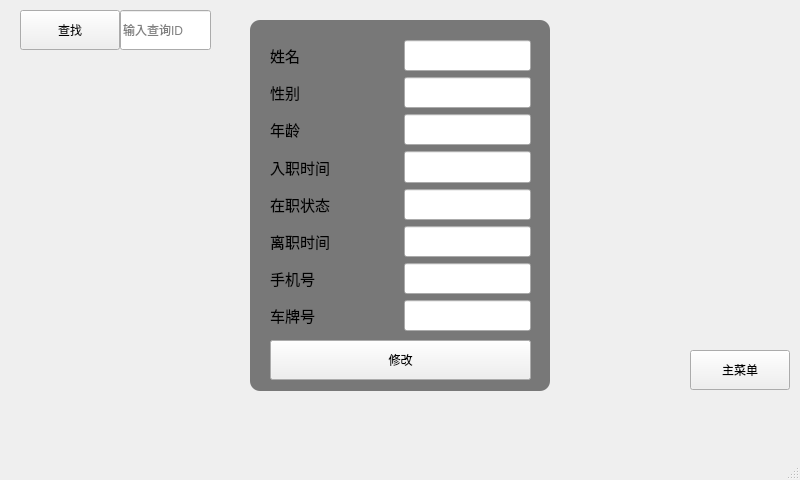
<?xml version="1.0" encoding="UTF-8"?>
<ui version="4.0">
 <class>alterwindow</class>
 <widget class="QMainWindow" name="alterwindow">
  <property name="geometry">
   <rect>
    <x>0</x>
    <y>0</y>
    <width>800</width>
    <height>480</height>
   </rect>
  </property>
  <property name="minimumSize">
   <size>
    <width>800</width>
    <height>480</height>
   </size>
  </property>
  <property name="maximumSize">
   <size>
    <width>800</width>
    <height>480</height>
   </size>
  </property>
  <property name="windowTitle">
   <string>员工后台管理系统</string>
  </property>
  <property name="windowIcon">
   <iconset resource="photo.qrc">
    <normaloff>:/2.png</normaloff>:/2.png</iconset>
  </property>
  <property name="styleSheet">
   <string notr="true">
QWidget#widget
{
	background-color: rgba(0, 0, 0,0.5);
	border:none;
	border-radius:10px;
}
QMainWindow#alterwindow
{
border-image: url(:/5.png);
}</string>
  </property>
  <widget class="QWidget" name="centralwidget">
   <widget class="QPushButton" name="alterFindButton">
    <property name="geometry">
     <rect>
      <x>20</x>
      <y>10</y>
      <width>100</width>
      <height>40</height>
     </rect>
    </property>
    <property name="text">
     <string>查找</string>
    </property>
   </widget>
   <widget class="QLineEdit" name="alterIdEdit">
    <property name="geometry">
     <rect>
      <x>120</x>
      <y>10</y>
      <width>91</width>
      <height>40</height>
     </rect>
    </property>
    <property name="placeholderText">
     <string>输入查询ID</string>
    </property>
   </widget>
   <widget class="QWidget" name="widget" native="true">
    <property name="geometry">
     <rect>
      <x>250</x>
      <y>20</y>
      <width>300</width>
      <height>371</height>
     </rect>
    </property>
    <widget class="QPushButton" name="alterAllButton">
     <property name="geometry">
      <rect>
       <x>20</x>
       <y>320</y>
       <width>261</width>
       <height>40</height>
      </rect>
     </property>
     <property name="text">
      <string>修改</string>
     </property>
    </widget>
    <widget class="QWidget" name="layoutWidget">
     <property name="geometry">
      <rect>
       <x>20</x>
       <y>20</y>
       <width>261</width>
       <height>291</height>
      </rect>
     </property>
     <layout class="QVBoxLayout" name="verticalLayout">
      <item>
       <layout class="QHBoxLayout" name="horizontalLayout_2">
        <item>
         <widget class="QLabel" name="alterNamelabel">
          <property name="sizePolicy">
           <sizepolicy hsizetype="Expanding" vsizetype="Preferred">
            <horstretch>0</horstretch>
            <verstretch>0</verstretch>
           </sizepolicy>
          </property>
          <property name="font">
           <font>
            <family>Agency FB</family>
            <pointsize>11</pointsize>
           </font>
          </property>
          <property name="text">
           <string>姓名    </string>
          </property>
         </widget>
        </item>
        <item>
         <widget class="QLineEdit" name="alterNameEdit">
          <property name="sizePolicy">
           <sizepolicy hsizetype="Expanding" vsizetype="Preferred">
            <horstretch>0</horstretch>
            <verstretch>0</verstretch>
           </sizepolicy>
          </property>
          <property name="placeholderText">
           <string/>
          </property>
         </widget>
        </item>
       </layout>
      </item>
      <item>
       <layout class="QHBoxLayout" name="horizontalLayout_3">
        <item>
         <widget class="QLabel" name="alterGenderlabel">
          <property name="sizePolicy">
           <sizepolicy hsizetype="Expanding" vsizetype="Preferred">
            <horstretch>0</horstretch>
            <verstretch>0</verstretch>
           </sizepolicy>
          </property>
          <property name="font">
           <font>
            <family>Agency FB</family>
            <pointsize>11</pointsize>
           </font>
          </property>
          <property name="text">
           <string>性别</string>
          </property>
         </widget>
        </item>
        <item>
         <widget class="QLineEdit" name="alterGenderEdit">
          <property name="sizePolicy">
           <sizepolicy hsizetype="Expanding" vsizetype="Preferred">
            <horstretch>0</horstretch>
            <verstretch>0</verstretch>
           </sizepolicy>
          </property>
          <property name="placeholderText">
           <string/>
          </property>
         </widget>
        </item>
       </layout>
      </item>
      <item>
       <layout class="QHBoxLayout" name="horizontalLayout_4">
        <item>
         <widget class="QLabel" name="alterAgelabel">
          <property name="sizePolicy">
           <sizepolicy hsizetype="Expanding" vsizetype="Preferred">
            <horstretch>0</horstretch>
            <verstretch>0</verstretch>
           </sizepolicy>
          </property>
          <property name="font">
           <font>
            <family>Agency FB</family>
            <pointsize>11</pointsize>
           </font>
          </property>
          <property name="text">
           <string>年龄</string>
          </property>
         </widget>
        </item>
        <item>
         <widget class="QLineEdit" name="alterAgeEdit">
          <property name="sizePolicy">
           <sizepolicy hsizetype="Expanding" vsizetype="Preferred">
            <horstretch>0</horstretch>
            <verstretch>0</verstretch>
           </sizepolicy>
          </property>
          <property name="placeholderText">
           <string/>
          </property>
         </widget>
        </item>
       </layout>
      </item>
      <item>
       <layout class="QHBoxLayout" name="horizontalLayout_5">
        <item>
         <widget class="QLabel" name="alterInTimelabel">
          <property name="sizePolicy">
           <sizepolicy hsizetype="Expanding" vsizetype="Preferred">
            <horstretch>0</horstretch>
            <verstretch>0</verstretch>
           </sizepolicy>
          </property>
          <property name="font">
           <font>
            <family>Agency FB</family>
            <pointsize>11</pointsize>
           </font>
          </property>
          <property name="text">
           <string>入职时间</string>
          </property>
         </widget>
        </item>
        <item>
         <widget class="QLineEdit" name="alterInTimeEdit">
          <property name="sizePolicy">
           <sizepolicy hsizetype="Expanding" vsizetype="Preferred">
            <horstretch>0</horstretch>
            <verstretch>0</verstretch>
           </sizepolicy>
          </property>
          <property name="placeholderText">
           <string/>
          </property>
         </widget>
        </item>
       </layout>
      </item>
      <item>
       <layout class="QHBoxLayout" name="horizontalLayout_6">
        <item>
         <widget class="QLabel" name="alterStateTimelabel">
          <property name="sizePolicy">
           <sizepolicy hsizetype="Expanding" vsizetype="Preferred">
            <horstretch>0</horstretch>
            <verstretch>0</verstretch>
           </sizepolicy>
          </property>
          <property name="font">
           <font>
            <family>Agency FB</family>
            <pointsize>11</pointsize>
           </font>
          </property>
          <property name="text">
           <string>在职状态</string>
          </property>
         </widget>
        </item>
        <item>
         <widget class="QLineEdit" name="alterStateTimeEdit">
          <property name="sizePolicy">
           <sizepolicy hsizetype="Expanding" vsizetype="Preferred">
            <horstretch>0</horstretch>
            <verstretch>0</verstretch>
           </sizepolicy>
          </property>
          <property name="placeholderText">
           <string/>
          </property>
         </widget>
        </item>
       </layout>
      </item>
      <item>
       <layout class="QHBoxLayout" name="horizontalLayout_7">
        <item>
         <widget class="QLabel" name="alterQuitTimelabel">
          <property name="sizePolicy">
           <sizepolicy hsizetype="Expanding" vsizetype="Preferred">
            <horstretch>0</horstretch>
            <verstretch>0</verstretch>
           </sizepolicy>
          </property>
          <property name="font">
           <font>
            <family>Agency FB</family>
            <pointsize>11</pointsize>
           </font>
          </property>
          <property name="text">
           <string>离职时间</string>
          </property>
         </widget>
        </item>
        <item>
         <widget class="QLineEdit" name="alterQuitTimeEdit">
          <property name="sizePolicy">
           <sizepolicy hsizetype="Expanding" vsizetype="Preferred">
            <horstretch>0</horstretch>
            <verstretch>0</verstretch>
           </sizepolicy>
          </property>
          <property name="placeholderText">
           <string/>
          </property>
         </widget>
        </item>
       </layout>
      </item>
      <item>
       <layout class="QHBoxLayout" name="horizontalLayout_8">
        <item>
         <widget class="QLabel" name="alterCalllabel">
          <property name="sizePolicy">
           <sizepolicy hsizetype="Expanding" vsizetype="Preferred">
            <horstretch>0</horstretch>
            <verstretch>0</verstretch>
           </sizepolicy>
          </property>
          <property name="font">
           <font>
            <family>Agency FB</family>
            <pointsize>11</pointsize>
           </font>
          </property>
          <property name="text">
           <string>手机号</string>
          </property>
         </widget>
        </item>
        <item>
         <widget class="QLineEdit" name="alterCallEdit">
          <property name="sizePolicy">
           <sizepolicy hsizetype="Expanding" vsizetype="Preferred">
            <horstretch>0</horstretch>
            <verstretch>0</verstretch>
           </sizepolicy>
          </property>
          <property name="placeholderText">
           <string/>
          </property>
         </widget>
        </item>
       </layout>
      </item>
      <item>
       <layout class="QHBoxLayout" name="horizontalLayout_9">
        <item>
         <widget class="QLabel" name="alterCarlabel">
          <property name="sizePolicy">
           <sizepolicy hsizetype="Expanding" vsizetype="Preferred">
            <horstretch>0</horstretch>
            <verstretch>0</verstretch>
           </sizepolicy>
          </property>
          <property name="font">
           <font>
            <family>Agency FB</family>
            <pointsize>11</pointsize>
           </font>
          </property>
          <property name="text">
           <string>车牌号</string>
          </property>
         </widget>
        </item>
        <item>
         <widget class="QLineEdit" name="alterCarEdit">
          <property name="sizePolicy">
           <sizepolicy hsizetype="Expanding" vsizetype="Preferred">
            <horstretch>0</horstretch>
            <verstretch>0</verstretch>
           </sizepolicy>
          </property>
          <property name="placeholderText">
           <string/>
          </property>
         </widget>
        </item>
       </layout>
      </item>
     </layout>
    </widget>
   </widget>
   <widget class="QPushButton" name="backButton3">
    <property name="geometry">
     <rect>
      <x>690</x>
      <y>350</y>
      <width>100</width>
      <height>40</height>
     </rect>
    </property>
    <property name="text">
     <string>主菜单</string>
    </property>
   </widget>
   <widget class="RollText" name="widgetFind" native="true">
    <property name="geometry">
     <rect>
      <x>0</x>
      <y>400</y>
      <width>801</width>
      <height>51</height>
     </rect>
    </property>
   </widget>
  </widget>
  <widget class="QMenuBar" name="menubar">
   <property name="geometry">
    <rect>
     <x>0</x>
     <y>0</y>
     <width>800</width>
     <height>26</height>
    </rect>
   </property>
  </widget>
  <widget class="QStatusBar" name="statusbar"/>
 </widget>
 <customwidgets>
  <customwidget>
   <class>RollText</class>
   <extends>QWidget</extends>
   <header location="global">rolltext.h</header>
   <container>1</container>
  </customwidget>
 </customwidgets>
 <resources>
  <include location="photo.qrc"/>
 </resources>
 <connections/>
</ui>
